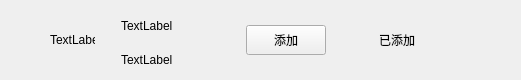
<?xml version="1.0" encoding="UTF-8"?>
<ui version="4.0">
 <class>ApplyFriendItem</class>
 <widget class="QWidget" name="ApplyFriendItem">
  <property name="geometry">
   <rect>
    <x>0</x>
    <y>0</y>
    <width>521</width>
    <height>80</height>
   </rect>
  </property>
  <property name="minimumSize">
   <size>
    <width>0</width>
    <height>80</height>
   </size>
  </property>
  <property name="maximumSize">
   <size>
    <width>16777215</width>
    <height>80</height>
   </size>
  </property>
  <property name="windowTitle">
   <string>Form</string>
  </property>
  <layout class="QHBoxLayout" name="horizontalLayout">
   <property name="leftMargin">
    <number>0</number>
   </property>
   <property name="topMargin">
    <number>0</number>
   </property>
   <property name="rightMargin">
    <number>0</number>
   </property>
   <property name="bottomMargin">
    <number>0</number>
   </property>
   <item>
    <spacer name="horizontalSpacer">
     <property name="orientation">
      <enum>Qt::Orientation::Horizontal</enum>
     </property>
     <property name="sizeType">
      <enum>QSizePolicy::Policy::Fixed</enum>
     </property>
     <property name="sizeHint" stdset="0">
      <size>
       <width>50</width>
       <height>20</height>
      </size>
     </property>
    </spacer>
   </item>
   <item>
    <widget class="QLabel" name="icon_lb">
     <property name="minimumSize">
      <size>
       <width>45</width>
       <height>45</height>
      </size>
     </property>
     <property name="maximumSize">
      <size>
       <width>45</width>
       <height>45</height>
      </size>
     </property>
     <property name="text">
      <string>TextLabel</string>
     </property>
    </widget>
   </item>
   <item>
    <widget class="QWidget" name="widget" native="true">
     <layout class="QHBoxLayout" name="horizontalLayout_2">
      <item>
       <widget class="QWidget" name="widget_2" native="true">
        <layout class="QVBoxLayout" name="verticalLayout">
         <property name="spacing">
          <number>10</number>
         </property>
         <property name="leftMargin">
          <number>11</number>
         </property>
         <property name="topMargin">
          <number>2</number>
         </property>
         <property name="rightMargin">
          <number>11</number>
         </property>
         <property name="bottomMargin">
          <number>2</number>
         </property>
         <item>
          <widget class="QLabel" name="user_name_lb">
           <property name="minimumSize">
            <size>
             <width>100</width>
             <height>30</height>
            </size>
           </property>
           <property name="maximumSize">
            <size>
             <width>200</width>
             <height>30</height>
            </size>
           </property>
           <property name="text">
            <string>TextLabel</string>
           </property>
          </widget>
         </item>
         <item>
          <widget class="QLabel" name="user_chat_lb">
           <property name="minimumSize">
            <size>
             <width>100</width>
             <height>30</height>
            </size>
           </property>
           <property name="maximumSize">
            <size>
             <width>200</width>
             <height>30</height>
            </size>
           </property>
           <property name="text">
            <string>TextLabel</string>
           </property>
          </widget>
         </item>
        </layout>
       </widget>
      </item>
      <item>
       <widget class="ClickedBtn" name="addBtn">
        <property name="minimumSize">
         <size>
          <width>80</width>
          <height>30</height>
         </size>
        </property>
        <property name="maximumSize">
         <size>
          <width>80</width>
          <height>30</height>
         </size>
        </property>
        <property name="text">
         <string>添加</string>
        </property>
       </widget>
      </item>
      <item>
       <widget class="QLabel" name="already_add_lb">
        <property name="minimumSize">
         <size>
          <width>40</width>
          <height>0</height>
         </size>
        </property>
        <property name="text">
         <string>已添加</string>
        </property>
        <property name="alignment">
         <set>Qt::AlignmentFlag::AlignCenter</set>
        </property>
       </widget>
      </item>
      <item>
       <spacer name="horizontalSpacer_2">
        <property name="orientation">
         <enum>Qt::Orientation::Horizontal</enum>
        </property>
        <property name="sizeType">
         <enum>QSizePolicy::Policy::Fixed</enum>
        </property>
        <property name="sizeHint" stdset="0">
         <size>
          <width>50</width>
          <height>20</height>
         </size>
        </property>
       </spacer>
      </item>
     </layout>
    </widget>
   </item>
  </layout>
 </widget>
 <customwidgets>
  <customwidget>
   <class>ClickedBtn</class>
   <extends>QPushButton</extends>
   <header location="global">clickedbtn.h</header>
  </customwidget>
 </customwidgets>
 <resources/>
 <connections/>
</ui>
